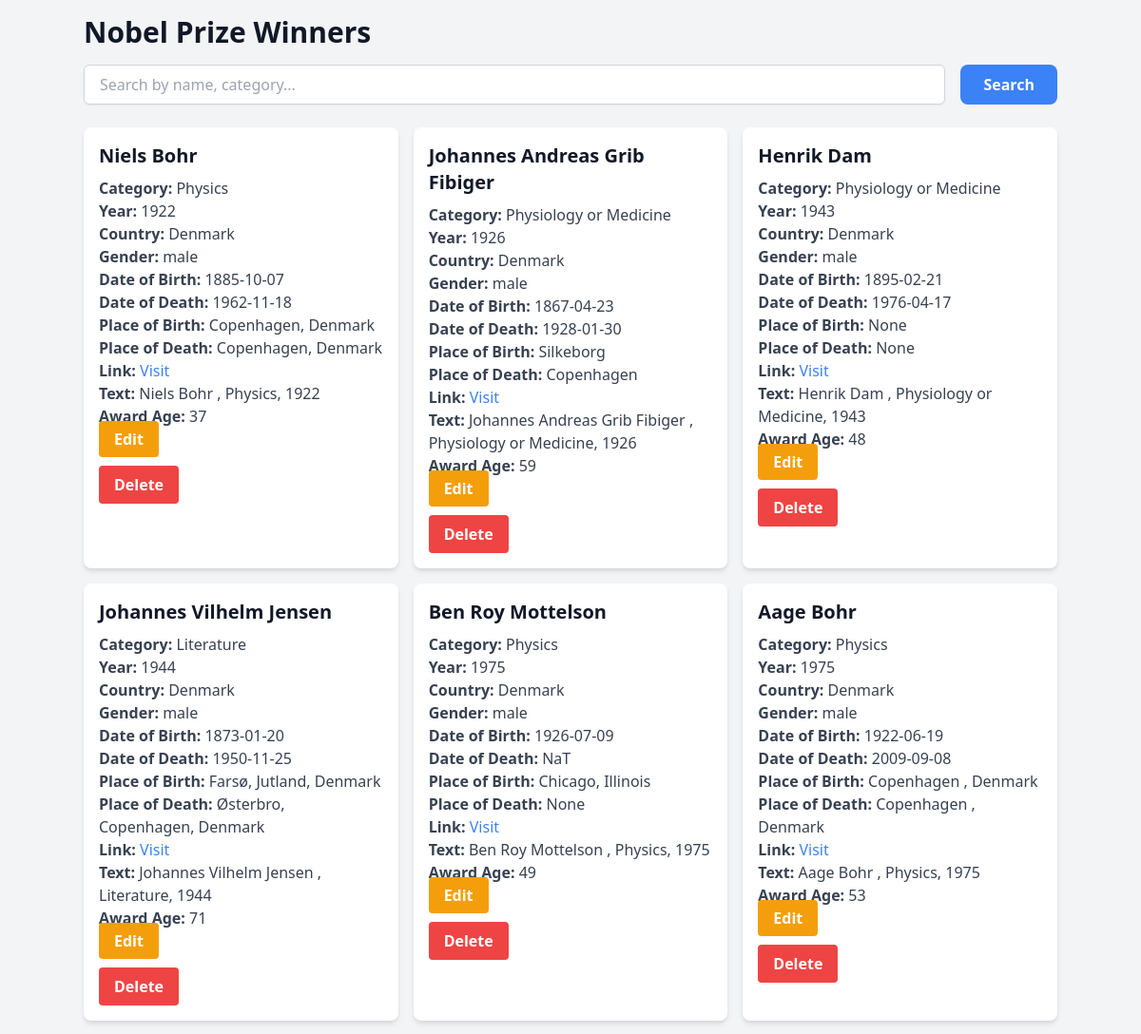
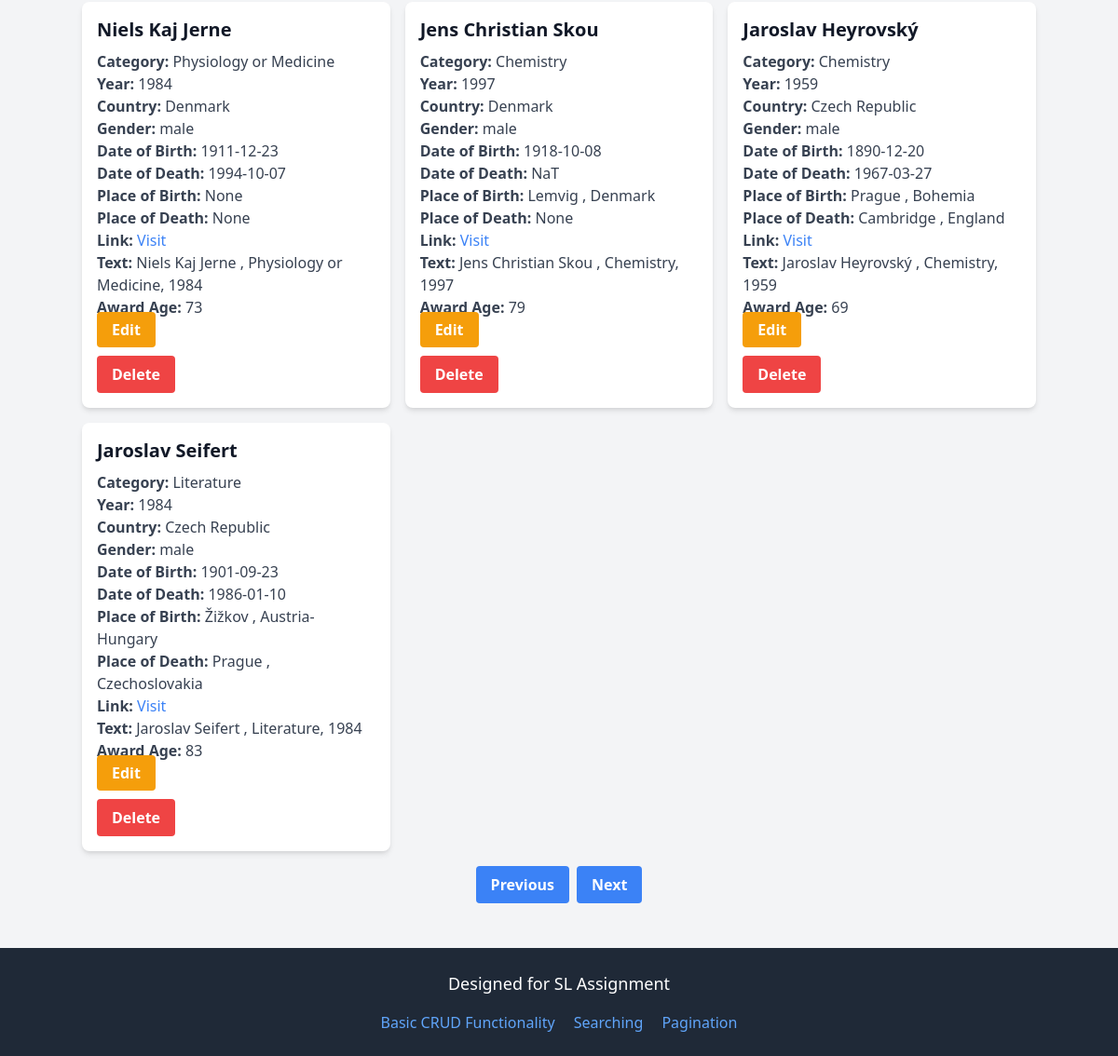
Screenshot of /?page=2 with the database file from the repository (2 pictures, top to bottom).
### server.py (models this page shows, shortened)
class Winner(db.Model):
    __tablename__ = 'winners'
    id = db.Column(db.Integer, primary_key=True)
    category = db.Column(db.String)
    country = db.Column(db.String)
    date_of_birth = db.Column(db.String)
    date_of_death = db.Column(db.String)
    gender = db.Column(db.String)
    link = db.Column(db.String)
    name = db.Column(db.String)
    place_of_birth = db.Column(db.String)
    place_of_death = db.Column(db.String)
    text = db.Column(db.Text)
    year = db.Column(db.Integer)
    award_age = db.Column(db.Integer)

### server.py (the view)
@app.route("/", methods=["GET"])
def index():
    search_query = request.args.get('search', '')
    page = request.args.get('page', 1, type=int)
    per_page = 10
    if search_query:
        winners_pagination = Winner.query.filter(
            (Winner.name.ilike(f"%{search_query}%")) |
            (Winner.category.ilike(f"%{search_query}%"))
        ).paginate(page=page, per_page=per_page, error_out=False)
    else:
        winners_pagination = Winner.query.paginate(page=page, per_page=per_page, error_out=False)
    winners = winners_pagination.items
    result = multiwinner_schema.dump(winners)
    return render_template('index.html', winners=result, pagination=winners_pagination)

### templates/index.html (shortened to what this page needs)
{% extends "base.html" %}
{% block content %}
<h1 class="text-3xl font-bold mb-4">Nobel Prize Winners</h1>
<form action="{{ url_for('index') }}" method="GET" class="mb-6 flex justify-between">
    <input type="text" name="search" placeholder="Search by name, category..."
           class="w-full px-4 py-2 border border-gray-300 rounded-md shadow-sm focus:outline-none focus:ring-2 focus:ring-blue-500"
           value="{{ request.args.get('search', '') }}">
    <button type="submit" class="ml-4 bg-blue-500 hover:bg-blue-700 text-white font-bold py-2 px-6 rounded-lg">
        Search
    </button>
</form>
<div class="grid grid-cols-1 md:grid-cols-2 lg:grid-cols-3 gap-4">
    {% for winner in winners %}
    <div class="bg-white shadow-md rounded-lg overflow-hidden">
        <div class="p-4">
            <h2 class="text-xl font-bold mb-2">{{ winner.name }}</h2>
            <p class="text-gray-700"><strong>Category:</strong> {{ winner.category }}</p>
            <p class="text-gray-700"><strong>Year:</strong> {{ winner.year }}</p>
            <p class="text-gray-700"><strong>Country:</strong> {{ winner.country }}</p>
            <p class="text-gray-700"><strong>Gender:</strong> {{ winner.gender }}</p>
            <p class="text-gray-700"><strong>Date of Birth:</strong> {{ winner.date_of_birth }}</p>
            <p class="text-gray-700"><strong>Date of Death:</strong> {{ winner.date_of_death }}</p>
            <p class="text-gray-700"><strong>Place of Birth:</strong> {{ winner.place_of_birth }}</p>
            <p class="text-gray-700"><strong>Place of Death:</strong> {{ winner.place_of_death }}</p>
            <p class="text-gray-700"><strong>Link:</strong> <a href="{{ winner.link }}" class="text-blue-500 hover:underline">Visit</a></p>
            <p class="text-gray-700"><strong>Text:</strong> {{ winner.text }}</p>
            <p class="text-gray-700"><strong>Award Age:</strong> {{ winner.award_age }}</p>
            <a href="{{ url_for('update_winner', winner_id=winner.id) }}"
            class="bg-yellow-500 hover:bg-yellow-700 text-white font-bold py-2 px-4 rounded my-2">
            Edit
         </a>
            <form action="{{ url_for('delete_winner', winner_id=winner.id) }}" method="POST" class="mt-4">
                <button type="submit" class="bg-red-500 hover:bg-red-700 text-white font-bold py-2 px-4 rounded">Delete</button>
            </form>
        </div>
    </div>
    {% endfor %}
</div>
<div class="mt-4 flex justify-center">
    {% if pagination.has_prev %}
           <a href="{{ url_for('index', page=pagination.prev_num) }}" class="bg-blue-500 hover:bg-blue-700 text-white font-bold py-2 px-4 rounded mx-1">Previous</a>
    {% endif %}
    {% if pagination.has_next %}
        <a href="{{ url_for('index', page=pagination.next_num) }}" class="bg-blue-500 hover:bg-blue-700 text-white font-bold py-2 px-4 rounded mx-1">Next</a>
    {% endif %}
</div>
{% endblock %}

### rows the page displays
Winner: name "Niels Bohr", category "Physics", year "1922", country "Denmark", gender "male", date_of_birth "1885-10-07", date_of_death "1962-11-18", place_of_birth "Copenhagen, Denmark", place_of_death "Copenhagen, Denmark", text "Niels Bohr , Physics, 1922", award_age "37"
Winner: name "Johannes Andreas Grib Fibiger", category "Physiology or Medicine", year "1926", country "Denmark", gender "male", date_of_birth "1867-04-23", date_of_death "1928-01-30", place_of_birth "Silkeborg", place_of_death "Copenhagen", text "Johannes Andreas Grib Fibiger , Physiology or Medicine, 1926", award_age "59"
Winner: name "Henrik Dam", category "Physiology or Medicine", year "1943", country "Denmark", gender "male", date_of_birth "1895-02-21", date_of_death "1976-04-17", place_of_birth "None", place_of_death "None", text "Henrik Dam , Physiology or Medicine, 1943", award_age "48"
Winner: name "Johannes Vilhelm Jensen", category "Literature", year "1944", country "Denmark", gender "male", date_of_birth "1873-01-20", date_of_death "1950-11-25", place_of_birth "Farsø, Jutland, Denmark", place_of_death "Østerbro, Copenhagen, Denmark", text "Johannes Vilhelm Jensen , Literature, 1944", award_age "71"
Winner: name "Ben Roy Mottelson", category "Physics", year "1975", country "Denmark", gender "male", date_of_birth "1926-07-09", date_of_death "NaT", place_of_birth "Chicago, Illinois", place_of_death "None", text "Ben Roy Mottelson , Physics, 1975", award_age "49"
Winner: name "Aage Bohr", category "Physics", year "1975", country "Denmark", gender "male", date_of_birth "1922-06-19", date_of_death "2009-09-08", place_of_birth "Copenhagen , Denmark", place_of_death "Copenhagen , Denmark", text "Aage Bohr , Physics, 1975", award_age "53"
Winner: name "Niels Kaj Jerne", category "Physiology or Medicine", year "1984", country "Denmark", gender "male", date_of_birth "1911-12-23", date_of_death "1994-10-07", place_of_birth "None", place_of_death "None", text "Niels Kaj Jerne , Physiology or Medicine, 1984", award_age "73"
Winner: name "Jens Christian Skou", category "Chemistry", year "1997", country "Denmark", gender "male", date_of_birth "1918-10-08", date_of_death "NaT", place_of_birth "Lemvig , Denmark", place_of_death "None", text "Jens Christian Skou , Chemistry, 1997", award_age "79"
Winner: name "Jaroslav Heyrovský", category "Chemistry", year "1959", country "Czech Republic", gender "male", date_of_birth "1890-12-20", date_of_death "1967-03-27", place_of_birth "Prague , Bohemia", place_of_death "Cambridge , England", text "Jaroslav Heyrovský , Chemistry, 1959", award_age "69"
Winner: name "Jaroslav Seifert", category "Literature", year "1984", country "Czech Republic", gender "male", date_of_birth "1901-09-23", date_of_death "1986-01-10", place_of_birth "Žižkov , Austria-Hungary", place_of_death "Prague , Czechoslovakia", text "Jaroslav Seifert , Literature, 1984", award_age "83"
